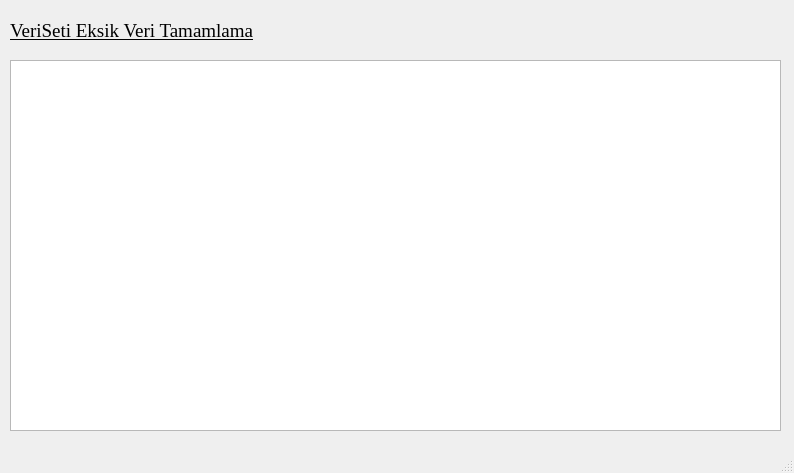
<?xml version="1.0" encoding="UTF-8"?>
<ui version="4.0">
 <class>DataSetInfo</class>
 <widget class="QMainWindow" name="DataSetInfo">
  <property name="geometry">
   <rect>
    <x>0</x>
    <y>0</y>
    <width>794</width>
    <height>473</height>
   </rect>
  </property>
  <property name="windowTitle">
   <string>MainWindow</string>
  </property>
  <widget class="QWidget" name="centralwidget">
   <widget class="QTextBrowser" name="dataSet_info">
    <property name="geometry">
     <rect>
      <x>10</x>
      <y>60</y>
      <width>771</width>
      <height>371</height>
     </rect>
    </property>
   </widget>
   <widget class="QLabel" name="label">
    <property name="geometry">
     <rect>
      <x>10</x>
      <y>10</y>
      <width>751</width>
      <height>41</height>
     </rect>
    </property>
    <property name="font">
     <font>
      <family>Times New Roman</family>
      <pointsize>14</pointsize>
      <underline>true</underline>
     </font>
    </property>
    <property name="text">
     <string>VeriSeti Eksik Veri Tamamlama</string>
    </property>
   </widget>
  </widget>
  <widget class="QMenuBar" name="menubar">
   <property name="geometry">
    <rect>
     <x>0</x>
     <y>0</y>
     <width>794</width>
     <height>21</height>
    </rect>
   </property>
  </widget>
  <widget class="QStatusBar" name="statusbar"/>
 </widget>
 <resources/>
 <connections/>
</ui>
